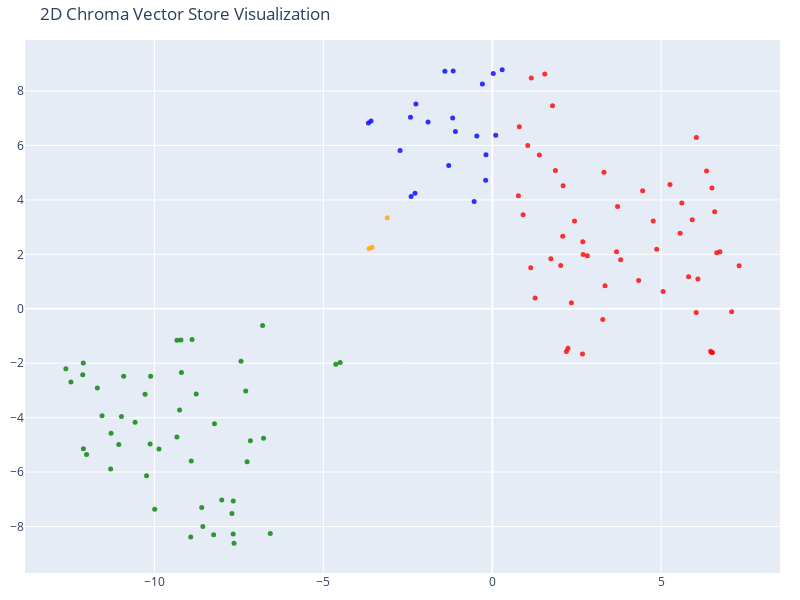

This figure's notebook cell:
### Code cell
# We humans find it easier to visalize things in 2D!
# Reduce the dimensionality of the vectors to 2D using t-SNE
# (t-distributed stochastic neighbor embedding)

tsne = TSNE(n_components=2, random_state=42)
reduced_vectors = tsne.fit_transform(vectors)

# Create the 2D scatter plot
fig = go.Figure(data=[go.Scatter(
    x=reduced_vectors[:, 0],
    y=reduced_vectors[:, 1],
    mode='markers',
    marker=dict(size=5, color=colors, opacity=0.8),
    text=[f"Type: {t}<br>Text: {d[:100]}..." for t, d in zip(doc_types, documents)],
    hoverinfo='text'
)])

fig.update_layout(
    title='2D Chroma Vector Store Visualization',
    scene=dict(xaxis_title='x',yaxis_title='y'),
    width=800,
    height=600,
    margin=dict(r=20, b=10, l=10, t=40)
)

fig.show()

### Figure 1 — Plotly figure (JSON) as saved in the notebook; plotly's stock layout.template omitted (floating-point values rounded to 4 significant figures)
{"data": [{"hoverinfo": "text", "marker": {"color": ["blue", "blue", "blue", "blue", "blue", "blue", "blue", "blue", "blue", "blue", "blue", "blue", "blue", "blue", "blue", "blue", "blue", "blue", "blue", "blue", "blue", "red", "red", "red", "red", "red", "red", "red", "red", "red", "red", "red", "red", "red", "red", "red", "red", "red", "red", "red", "red", "red", "red", "red", "red", "red", "red", "red", "red", "red", "red", "red", "red", "red", "red", "red", "red", "red", "red", "red", "red", "red", "red", "red", "red", "red", "red", "red", "red", "red", "red", "red", "red", "orange", "orange", "orange", "green", "green", "green", "green", "green", "green", "green", "green", "green", "green", "green", "green", "green", "green", "green", "green", "green", "green", "green", "green", "green", "green", "green", "green", "green", "green", "green", "green", "green", "green", "green", "green", "green", "green", "green", "green", "green", "green", "green", "green", "green", "green", "green", "green", "green", "green", "green"], "opacity": 0.8, "size": 5}, "mode": "markers", "text": ["Type: products<br>Text: # Product Summary\n\n# Rellm: AI-Powered Enterprise Reinsurance Solution\n\n## Summary\n\nRellm is an inno...", "Type: products<br>Text: ### Seamless Integrations\nRellm's architecture is designed for effortless integration with existing ...", "Type: products<br>Text: ### Regulatory Compliance Tools\nRellm includes built-in compliance tracking features to help organiz...", "Type: products<br>Text: Join the growing number of organizations leveraging Rellm to enhance their reinsurance processes whi...", "Type: products<br>Text: Experience the future of reinsurance with Rellm, where innovation meets reliability. Let Insurellm h...", "Type: products<br>Text: # Product Summary\n\n# Markellm\n\n## Summary\n\nMarkellm is an innovative two-sided marketplace designed ...", "Type: products<br>Text: - **User-Friendly Interface**: Designed with user experience in mind, Markellm features an intuitive...", "Type: products<br>Text: - **Customer Support**: Our dedicated support team is always available to assist both consumers and ...", "Type: products<br>Text: ### For Insurance Companies:\n- **Basic Listing Fee**: $199/month for a featured listing on the platf...", "Type: products<br>Text: ### Q3 2025\n- Initiate a comprehensive marketing campaign targeting both consumers and insurers to i...", "Type: products<br>Text: # Product Summary\n\n# Homellm\n\n## Summary\nHomellm is an innovative home insurance product developed b...", "Type: products<br>Text: ### 2. Dynamic Pricing Model\nWith Homellm's innovative dynamic pricing model, insurance providers ca...", "Type: products<br>Text: ### 5. Multi-Channel Integration\nHomellm seamlessly integrates into existing insurance platforms, pr...", "Type: products<br>Text: - **Basic Tier:** Starting at $5,000/month for small insurers with basic integration features.\n- **S...", "Type: products<br>Text: All tiers include a comprehensive training program and ongoing updates to ensure optimal performance...", "Type: products<br>Text: With Homellm, Insurellm is committed to transforming the landscape of home insurance, ensuring both ...", "Type: products<br>Text: # Product Summary\n\n# Carllm\n\n## Summary\n\nCarllm is an innovative auto insurance product developed by...", "Type: products<br>Text: - **Instant Quoting**: With Carllm, insurance companies can offer near-instant quotes to customers, ...", "Type: products<br>Text: - **Mobile Integration**: Carllm is designed to work seamlessly with mobile applications, providing ...", "Type: products<br>Text: - **Professional Tier**: $2,500/month\n  - For medium-sized companies.\n  - All Basic Tier features pl...", "Type: products<br>Text: ### Q2 2025: Customer Experience Improvements\n- Launch of a new **mobile app** for end-users.\n- Intr...", "Type: contracts<br>Text: # Contract with GreenField Holdings for Markellm\n\n**Effective Date:** November 15, 2023  \n**Contract...", "Type: contracts<br>Text: ## Renewal\n1. **Automatic Renewal**: This contract will automatically renew for sequential one-year ...", "Type: contracts<br>Text: ## Features\n1. **AI-Powered Matching**: Access to advanced algorithms that connect GreenField Holdin...", "Type: contracts<br>Text: ## Support\n1. **Customer Support Access**: The Client will have access to dedicated support through ...", "Type: contracts<br>Text: **Signatures:**  \n_________________________                           _________________________  \n**...", "Type: contracts<br>Text: # Contract with Apex Reinsurance for Rellm: AI-Powered Enterprise Reinsurance Solution\n\n## Terms\n\n1....", "Type: contracts<br>Text: ## Renewal\n\n1. **Automatic Renewal**: This Agreement will automatically renew for successive one-yea...", "Type: contracts<br>Text: 2. **Seamless Integrations**: The architecture of Rellm allows for easy integration with existing sy...", "Type: contracts<br>Text: 1. **Technical Support**: Provider shall offer dedicated technical support to the Client via phone, ...", "Type: contracts<br>Text: **Insurellm, Inc.**  \n_____________________________  \nAuthorized Signature   \nDate: ________________...", "Type: contracts<br>Text: # Contract with Greenstone Insurance for Homellm\n\n---\n\n## Terms\n\n1. **Parties**: This Contract (\"Agr...", "Type: contracts<br>Text: 4. **Payment Terms**: \n   - The Customer shall pay an amount of $10,000 per month for the Standard T...", "Type: contracts<br>Text: ---\n\n## Features\n\n- **AI-Powered Risk Assessment**: Customer will have access to enhanced risk evalu...", "Type: contracts<br>Text: - **Customer Portal**: A dedicated portal will be provided, allowing the Customer's clients to manag...", "Type: contracts<br>Text: ______________________________  \n[Name], [Title]  \nDate: ______________________\n\n**For Greenstone In...", "Type: contracts<br>Text: # Contract with Roadway Insurance Inc. for Carllm\n\n---\n\n## Terms\n\n1. **Agreement Effective Date**: T...", "Type: contracts<br>Text: ---\n\n## Renewal\n\n1. **Automatic Renewal**: This agreement will automatically renew for an additional...", "Type: contracts<br>Text: ---\n\n## Features\n\n1. **Access to Core Features**: Roadway Insurance Inc. will have access to all Pro...", "Type: contracts<br>Text: ---\n\n## Support\n\n1. **Technical Support**: Roadway Insurance Inc. will receive priority technical su...", "Type: contracts<br>Text: # Contract with Stellar Insurance Co. for Rellm\n\n## Terms\nThis contract is made between **Insurellm*...", "Type: contracts<br>Text: ### Termination\nEither party may terminate this agreement with a **30-day written notice**. In the e...", "Type: contracts<br>Text: ## Features\nStellar Insurance Co. will receive access to the following features of the Rellm product...", "Type: contracts<br>Text: ## Support\nInsurellm provides Stellar Insurance Co. with the following support services:\n\n- **24/7 T...", "Type: contracts<br>Text: # Contract with TechDrive Insurance for Carllm\n\n**Contract Date:** October 1, 2024  \n**Contract Dura...", "Type: contracts<br>Text: ## Renewal\n\n1. **Automatic Renewal**: This contract shall automatically renew for additional one-yea...", "Type: contracts<br>Text: ## Support\n\n1. **Customer Support**: Insurellm will provide 24/7 customer support to TechDrive Insur...", "Type: contracts<br>Text: **TechDrive Insurance Representative:**  \nName: Sarah Johnson  \nTitle: Operations Director  \nDate: _...", "Type: contracts<br>Text: # Contract with Belvedere Insurance for Markellm\n\n## Terms\nThis Contract (\"Agreement\") is made and e...", "Type: contracts<br>Text: ## Renewal\n1. **Renewal Terms**: This Agreement may be renewed for additional one-year terms upon mu...", "Type: contracts<br>Text: ## Features\n1. **AI-Powered Matching**: Belvedere Insurance will benefit from Markellm's AI-powered ...", "Type: contracts<br>Text: ## Support\n1. **Technical Support**: Technical support will be available from 9 AM to 7 PM EST, Mond...", "Type: contracts<br>Text: **Belvedere Insurance**  \nSignature: ______________________  \nName: [Authorized Signatory]  \nTitle: ...", "Type: contracts<br>Text: # Contract with Velocity Auto Solutions for Carllm\n\n**Contract Date:** October 1, 2023  \n**Contract ...", "Type: contracts<br>Text: ## Renewal\n\n1. **Automatic Renewal**: This contract will automatically renew for successive 12-month...", "Type: contracts<br>Text: ## Support\n\n1. **Customer Support**: Velocity Auto Solutions will have access to Insurellm’s custome...", "Type: contracts<br>Text: # Contract with GreenValley Insurance for Homellm\n\n**Contract Date:** October 6, 2023  \n**Contract N...", "Type: contracts<br>Text: 4. **Confidentiality:** Both parties agree to maintain the confidentiality of proprietary informatio...", "Type: contracts<br>Text: 1. **AI-Powered Risk Assessment:** Access to advanced AI algorithms for real-time risk evaluations.\n...", "Type: contracts<br>Text: 3. **Regular Updates:** Insurellm will offer ongoing updates and enhancements to the Homellm platfor...", "Type: contracts<br>Text: # Contract with EverGuard Insurance for Rellm: AI-Powered Enterprise Reinsurance Solution\n\n**Contrac...", "Type: contracts<br>Text: 4. **Usage Rights**: EverGuard Insurance is granted a non-exclusive, non-transferable license to acc...", "Type: contracts<br>Text: 1. **Core Functionality**: Rellm provides EverGuard Insurance with advanced AI-driven analytics, sea...", "Type: contracts<br>Text: 1. **Customer Support**: Insurellm will provide EverGuard Insurance with 24/7 customer support, incl...", "Type: contracts<br>Text: ---\n\n**Signatures**  \n**For Insurellm**: __________________________  \n**Name**: John Smith  \n**Title...", "Type: contracts<br>Text: # Contract with BrightWay Solutions for Markellm\n\n**Contract Date:** October 5, 2023  \n**Contract ID...", "Type: contracts<br>Text: 3. **Service Level Agreement (SLA):**  \n   Insurellm commits to a 99.9% uptime for the platform with...", "Type: contracts<br>Text: 2. **Real-Time Quote Availability:**  \n   Consumers sourced via BrightWay Solutions will receive rea...", "Type: contracts<br>Text: 3. **Training and Onboarding:**  \n   Insurellm agrees to provide one free training session on how to...", "Type: contracts<br>Text: # Contract with Pinnacle Insurance Co. for Homellm\n\n## Terms\nThis contract (\"Contract\") is entered i...", "Type: contracts<br>Text: ## Renewal\n1. **Renewal Terms**: At the end of the initial term, this Contract shall automatically r...", "Type: contracts<br>Text: ## Features\n1. **AI-Powered Risk Assessment**: Utilized for tailored underwriting decisions specific...", "Type: contracts<br>Text: ## Support\n1. **Technical Support**: Insurellm shall provide 24/7 technical support via an email and...", "Type: company<br>Text: # Overview of Insurellm\n\nInsurellm is an innovative insurance tech firm with 200 employees across th...", "Type: company<br>Text: # Careers at Insurellm\n\nInsurellm is hiring! We are looking for talented software engineers, data sc...", "Type: company<br>Text: # About Insurellm\n\nInsurellm was founded by Avery Lancaster in 2015 as an insurance tech startup des...", "Type: employees<br>Text: # HR Record\n\n# Alex Chen\n\n## Summary\n- **Date of Birth:** March 15, 1990  \n- **Job Title:** Backend ...", "Type: employees<br>Text: ## Annual Performance History\n- **2020:**  \n  - Completed onboarding successfully.  \n  - Met expecta...", "Type: employees<br>Text: ## Compensation History\n- **2020:** Base Salary: $80,000  \n- **2021:** Base Salary Increase to $90,0...", "Type: employees<br>Text: Alex Chen continues to be a vital asset at Insurellm, contributing significantly to innovative backe...", "Type: employees<br>Text: # HR Record\n\n# Oliver Spencer\n\n## Summary\n- **Date of Birth**: May 14, 1990  \n- **Job Title**: Backe...", "Type: employees<br>Text: ## Annual Performance History\n- **2018**: **3/5** - Adaptable team player but still learning to take...", "Type: employees<br>Text: ## Compensation History\n- **March 2018**: Initial salary of $80,000.\n- **July 2019**: Salary increas...", "Type: employees<br>Text: # HR Record\n\n# Emily Tran\n\n## Summary\n- **Date of Birth:** March 18, 1991  \n- **Job Title:** Digital...", "Type: employees<br>Text: - **January 2017 - May 2018**: Marketing Intern  \n  - Supported the Marketing team by collaborating ...", "Type: employees<br>Text: - **2021**:  \n  - Performance Rating: Meets Expectations  \n  - Key Achievements: Contributed to the ...", "Type: employees<br>Text: - **Professional Development Goals**:  \n  - Emily Tran aims to become a Marketing Manager within the...", "Type: employees<br>Text: # HR Record\n\n# Jordan Blake\n\n## Summary\n- **Date of Birth:** March 15, 1993  \n- **Job Title:** Sales...", "Type: employees<br>Text: ## Annual Performance History\n- **2021:** First year at Insurellm; achieved 90% of monthly targets. ...", "Type: employees<br>Text: ## Other HR Notes\n- Jordan has shown an interest in continuing education, actively participating in ...", "Type: employees<br>Text: # Avery Lancaster\n\n## Summary\n- **Date of Birth**: March 15, 1985  \n- **Job Title**: Co-Founder & Ch...", "Type: employees<br>Text: - **2010 - 2013**: Business Analyst at Edge Analytics  \n  Prior to joining Innovate, Avery worked as...", "Type: employees<br>Text: - **2018**: **Exceeds Expectations**  \n  Under Avery’s pivoted vision, Insurellm launched two new su...", "Type: employees<br>Text: - **2022**: **Satisfactory**  \n  Avery focused on rebuilding team dynamics and addressing employee c...", "Type: employees<br>Text: ## Compensation History\n- **2015**: $150,000 base salary + Significant equity stake  \n- **2016**: $1...", "Type: employees<br>Text: ## Other HR Notes\n- **Professional Development**: Avery has actively participated in leadership trai...", "Type: employees<br>Text: # HR Record\n\n# Maxine Thompson\n\n## Summary\n- **Date of Birth:** January 15, 1991  \n- **Job Title:** ...", "Type: employees<br>Text: ## Insurellm Career Progression\n- **January 2017 - October 2018**: **Junior Data Engineer**  \n  * Ma...", "Type: employees<br>Text: ## Annual Performance History\n- **2017**: *Meets Expectations*  \n  Maxine showed potential in her ro...", "Type: employees<br>Text: - **2021**: *Exceeds Expectations*  \n  Maxine spearheaded the transition to a new data warehousing s...", "Type: employees<br>Text: ## Compensation History\n- **2017**: $70,000 (Junior Data Engineer)  \n- **2018**: $75,000 (Junior Dat...", "Type: employees<br>Text: # Samantha Greene\n\n## Summary\n- **Date of Birth:** October 14, 1990\n- **Job Title:** HR Generalist\n-...", "Type: employees<br>Text: ## Annual Performance History\n- **2020:** Exceeds Expectations  \n  Samantha Greene demonstrated exce...", "Type: employees<br>Text: ## Compensation History\n- **2020:** Base Salary - $55,000  \n  The entry-level salary matched industr...", "Type: employees<br>Text: - **2023:** Base Salary - $70,000  \n  Recognized for substantial improvement in employee relations m...", "Type: employees<br>Text: # HR Record\n\n# Alex Thomson\n\n## Summary\n- **Date of Birth:** March 15, 1995  \n- **Job Title:** Sales...", "Type: employees<br>Text: ## Annual Performance History  \n- **2022** - Rated as \"Exceeds Expectations.\" Alex Thomson achieved ...", "Type: employees<br>Text: ## Other HR Notes\n- Alex Thomson is an active member of the Diversity and Inclusion committee at Ins...", "Type: employees<br>Text: # HR Record\n\n# Samuel Trenton\n\n## Summary\n- **Date of Birth:** April 12, 1989  \n- **Job Title:** Sen...", "Type: employees<br>Text: ## Annual Performance History\n- **2023:** Rating: 4.5/5  \n  *Samuel exceeded expectations, successfu...", "Type: employees<br>Text: ## Compensation History\n- **2023:** Base Salary: $115,000 + Bonus: $15,000  \n  *Annual bonus based o...", "Type: employees<br>Text: - **Engagement in Company Culture:** Regularly participates in team-building events and contributes ...", "Type: employees<br>Text: # HR Record\n\n# Alex Harper\n\n## Summary\n- **Date of Birth**: March 15, 1993  \n- **Job Title**: Sales ...", "Type: employees<br>Text: ## Annual Performance History  \n- **2021**:  \n  - **Performance Rating**: 4.5/5  \n  - **Key Achievem...", "Type: employees<br>Text: - **2022**:  \n  - **Base Salary**: $65,000 (Promotion to Senior SDR)  \n  - **Bonus**: $13,000 (20% o...", "Type: employees<br>Text: # HR Record\n\n# Jordan K. Bishop\n\n## Summary\n- **Date of Birth:** March 15, 1990\n- **Job Title:** Fro...", "Type: employees<br>Text: ## Annual Performance History\n- **2019:** Exceeds Expectations - Continuously delivered high-quality...", "Type: employees<br>Text: ## Compensation History\n- **June 2018:** Starting Salary - $85,000\n- **June 2019:** Salary Increase ...", "Type: employees<br>Text: ## Other HR Notes\n- Jordan K. Bishop has been an integral part of club initiatives, including the In...", "Type: employees<br>Text: # HR Record\n\n# Emily Carter\n\n## Summary\n- **Date of Birth:** August 12, 1990  \n- **Job Title:** Acco...", "Type: employees<br>Text: - **2017-2019:** Marketing Intern  \n  - Assisted with market research and campaign development for s...", "Type: employees<br>Text: ## Compensation History\n| Year | Base Salary | Bonus         | Total Compensation |\n|------|--------...", "Type: employees<br>Text: Emily Carter exemplifies the kind of talent that drives Insurellm's success and is an invaluable ass..."], "type": "scatter", "x": [-1.289, -0.1947, -0.5372, -2.729, -2.403, -0.2931, 0.02861, 0.2931, -1.157, -1.403, -0.4582, 0.1022, -0.1866, -3.588, -3.666, -2.288, -1.091, -1.172, -1.901, -2.42, -2.261, 6.343, 6.462, 1.783, 6.042, 2.241, 5.261, 5.056, 0.9125, 2.68, 2.193, 5.92, 6.037, 1.394, 3.677, 2.671, 7.307, 7.085, 1.869, 1.139, 5.611, 3.306, 2.097, 2.434, 6.643, 6.087, 1.735, 1.267, 6.503, 6.5, 1.155, 2.689, 3.271, 6.74, 5.812, 2.026, 5.561, 4.867, 1.051, 3.801, 4.451, 3.709, 0.7744, 2.086, 2.342, 4.764, 4.333, 1.553, 3.337, 6.583, 6.516, 0.8001, 2.815, -3.557, -3.107, -3.645, -8.601, -11.69, -10.13, -4.502, -8.568, -12.12, -9.867, -7.644, -10.11, -10.28, -7.299, -7.706, -10.57, -7.16, -6.799, -8.887, -9.334, -9.215, -12.1, -7.438, -6.572, -8.763, -12.11, -9.2, -9.256, -9.992, -12.47, -11.3, -10.23, -7.667, -11.55, -7.257, -8.248, -11.28, -11.06, -8.224, -8.007, -10.98, -8.911, -8.926, -12.62, -12.01, -6.771, -7.67, -10.91, -9.335, -4.632], "y": [5.264, 4.722, 3.944, 5.813, 4.126, 8.262, 8.645, 8.781, 8.74, 8.724, 6.352, 6.373, 5.658, 6.896, 6.829, 4.248, 6.516, 7.012, 6.863, 7.033, 7.524, 5.058, -1.561, 7.456, 6.29, -1.447, 4.57, 0.6356, 3.454, 2.464, -1.571, 3.272, -0.1366, 5.646, 2.094, -1.658, 1.578, -0.1134, 5.078, 1.503, 3.882, 5.014, 4.52, 3.223, 2.054, 1.091, 1.835, 0.3946, 4.437, -1.604, 8.483, 1.995, -0.3915, 2.091, 1.179, 1.589, 2.774, 2.19, 6.004, 1.802, 4.34, 3.758, 4.157, 2.666, 0.2236, 3.228, 1.042, 8.624, 0.8494, 3.563, -1.605, 6.686, 1.95, 2.261, 3.348, 2.212, -7.303, -2.911, -4.966, -1.973, -7.999, -2.423, -5.153, -8.615, -2.48, -3.138, -3.02, -7.521, -4.167, -4.845, -0.6184, -1.131, -1.159, -1.146, -5.14, -1.93, -8.257, -3.136, -1.991, -2.345, -3.716, -7.368, -2.694, -5.888, -6.133, -7.064, -3.929, -5.617, -8.3, -4.57, -4.988, -4.225, -7.025, -3.954, -5.597, -8.389, -2.208, -5.351, -4.753, -8.276, -2.476, -4.714, -2.04]}], "layout": {"height": 600, "margin": {"b": 10, "l": 10, "r": 20, "t": 40}, "scene": {"xaxis": {"title": {"text": "x"}}, "yaxis": {"title": {"text": "y"}}}, "title": {"text": "2D Chroma Vector Store Visualization"}, "width": 800, "xaxis": {"autorange": true, "range": [-13.83, 8.518], "type": "linear"}, "yaxis": {"autorange": true, "range": [-9.708, 9.875], "type": "linear"}}}
